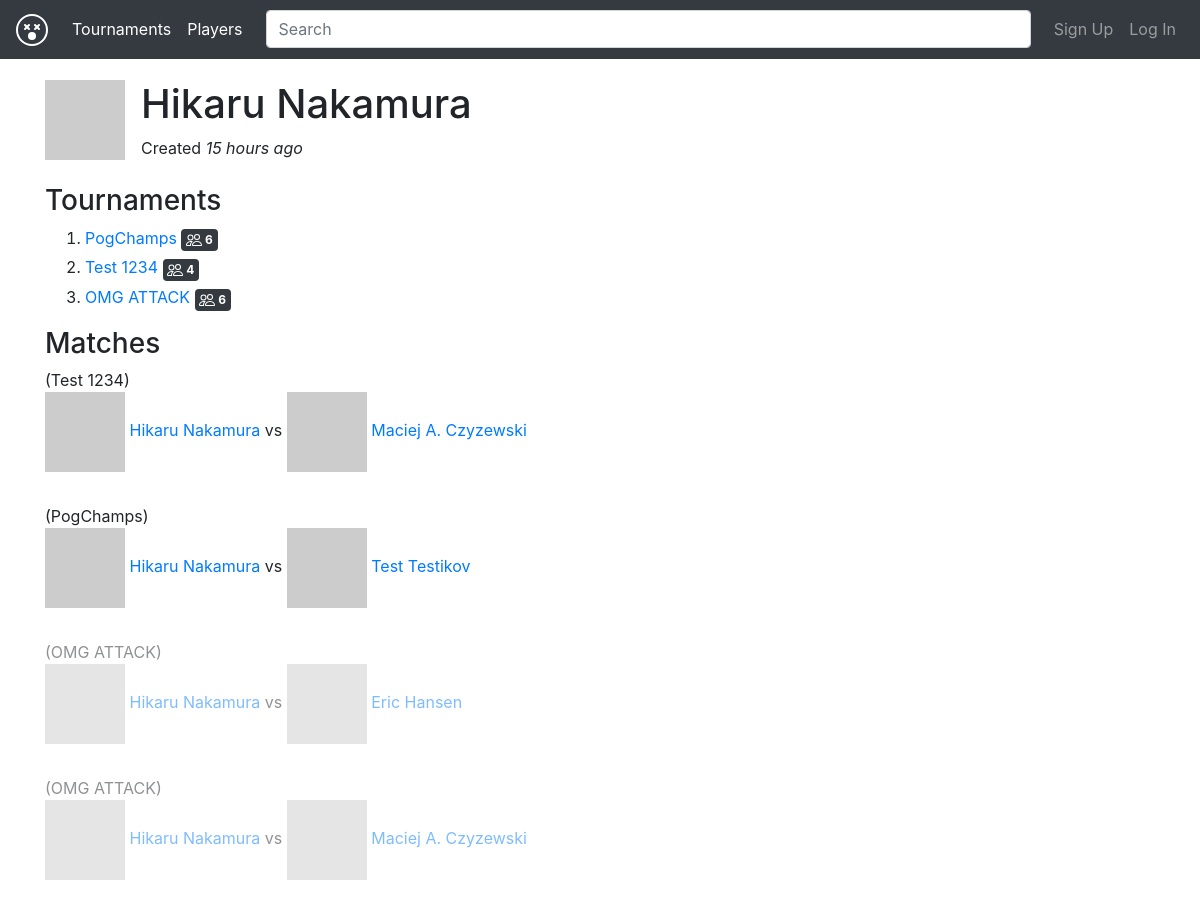
The app's page /profile/3, older data.
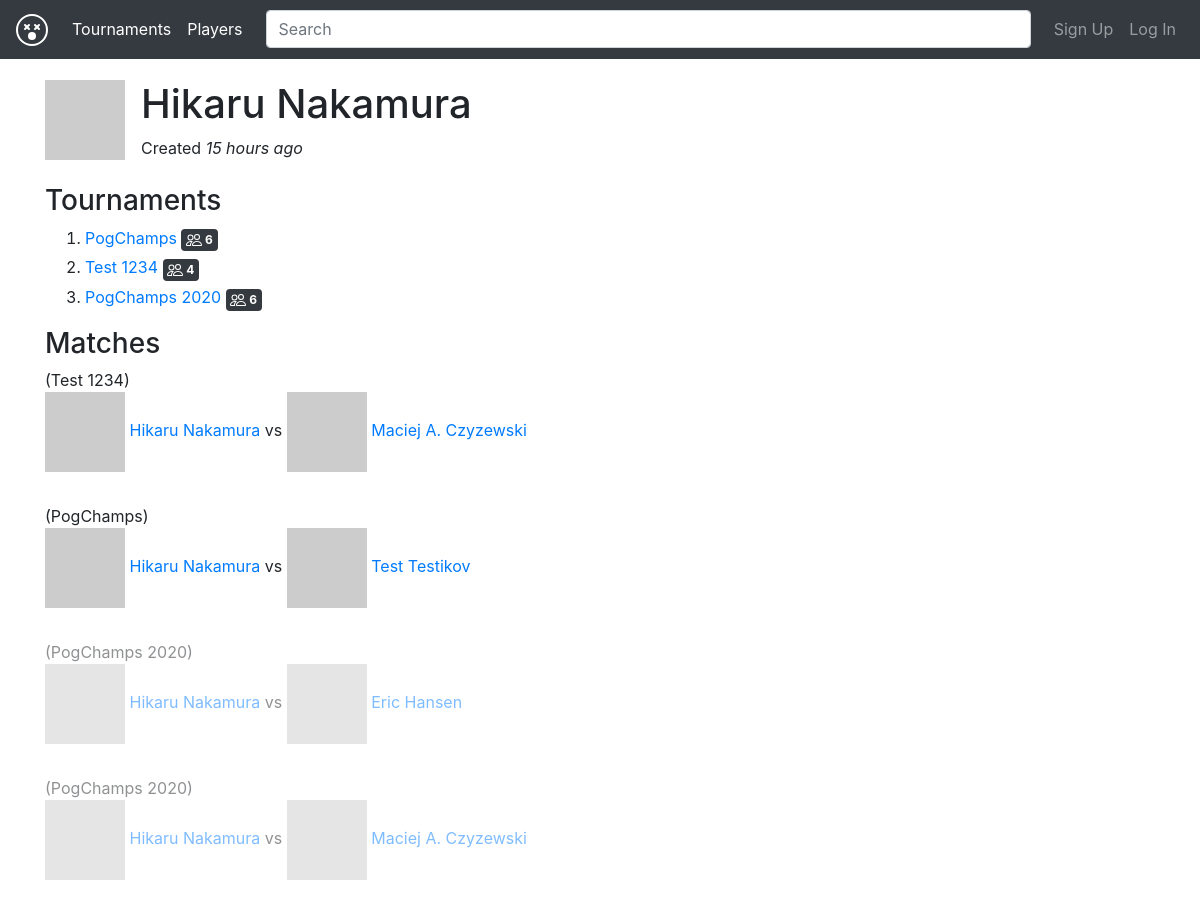
The same page, newer data.
### app/models.py (models this page shows, shortened)
class User(db.Model):
    __tablename__ = "user"
    id = db.Column(db.Integer, primary_key=True)
    email = db.Column(db.String(120), unique=True, nullable=False)
    password_hash = db.Column(db.String(128), nullable=False)
    name = db.Column(db.String(120), nullable=False)
    verified = db.Column(db.Boolean, default=False)
    recovery = db.Column(db.String(120))
    date_created = db.Column(db.DateTime, default=datetime.datetime.utcnow)
    tiers = db.relationship('Tier', backref=db.backref('user', lazy=True))
    matches = db.relationship("Match",
                              secondary=association_table,
                              backref="users")
    tournaments = db.relationship('Tournament',
                            backref=db.backref('owner', lazy=True))
    def get_avatar(self, size=40):
        gravatar_url = "https://www.gravatar.com/avatar/" + hashlib.md5(
            self.email.lower().encode('utf-8')).hexdigest() + "?"
        gravatar_url += urllib.parse.urlencode({'s': str(size)})
        return gravatar_url
    def get_member(self):
        return arrow.get(self.date_created).humanize()
    @staticmethod
    def verify_auth_token(token):
        s = Serializer(SECRET_KEY)
        try:
            data = s.loads(token)
        except SignatureExpired:
            return None  # valid token, but expired
        except BadSignature:
            return None  # invalid token
        user = (User.query.filter(User.id == data["user_id"]).first())
        return user

class Tier(db.Model):
    __tablename__ = "tier"
    id = db.Column(db.Integer, primary_key=True)
    user_id = db.Column(db.Integer, db.ForeignKey('user.id'))
    tournament_id = db.Column(db.Integer, db.ForeignKey('tournament.id'))
    date_created = db.Column(db.DateTime, default=datetime.datetime.utcnow)
    license = db.Column(db.String(120), nullable=False)
    rating = db.Column(db.Integer, nullable=False)
    def get_tournament(self):
        return Tournament.query.filter(Tournament.id == self.tournament_id).first()

class Tournament(db.Model):
    __tablename__ = "tournament"
    id = db.Column(db.Integer, primary_key=True)
    owner_id = db.Column(db.Integer, db.ForeignKey('user.id'))
    title = db.Column(db.String(120), unique=True, nullable=False)
    date_start = db.Column(db.DateTime, nullable=False)
    date_deadline = db.Column(db.DateTime, nullable=False)
    date_created = db.Column(db.DateTime, default=datetime.datetime.utcnow)
    location = db.Column(db.String(120))
    max_users = db.Column(db.Integer, nullable=False)
    readme = db.Column(db.Text)
    ladder = db.Column(db.Text)  # ID match-y jako drzewo [0 [1]]
    tiers = db.relationship('Tier',
                            backref=db.backref('tournament', lazy=True),
                            order_by='Tier.date_created', lazy='dynamic')
    matches = db.relationship('Match',
                              backref=db.backref('tournament', lazy=True))

class Match(db.Model):
    __tablename__ = "match"
    id = db.Column(db.Integer, primary_key=True)
    match_id = db.Column(db.Integer, nullable=False)
    next_match_id = db.Column(db.Integer)
    flag = db.Column(db.Integer, nullable=False)
    tournament_id = db.Column(db.Integer, db.ForeignKey('tournament.id'))
    user_id_1 = db.Column(db.Integer, db.ForeignKey('user.id'))
    user_id_2 = db.Column(db.Integer, db.ForeignKey('user.id'))
    results = db.Column(db.Text)
    results_by_user_id_1 = db.Column(db.Text)
    results_by_user_id_2 = db.Column(db.Text)
    def get_user_1(self):
        if self.user_id_1:
            return User.query.filter(User.id == self.user_id_1).first()
        else:
            return None
    def get_user_2(self):
        if self.user_id_2:
            return User.query.filter(User.id == self.user_id_2).first()
        else:
            return None
    def get_tournament(self):
        return Tournament.query.filter(Tournament.id == self.tournament_id).first()

### app/routes_user.py (the view)
@bp.route('/profile/<idx>')
def profile(idx):
    from app.models import User
    user = (User.query.filter(User.id == idx).first())
    from app.models import Match
    matches = (Match.query.filter(Match.user_id_1 == idx).all()) + (Match.query.filter(Match.user_id_2 == idx).all())
    tiers = user.tiers
    return render_template('profile.html', user=user, matches=matches,
            tiers=tiers)

### app/action/user.py (called while the page is built)
def user_instance_from_token(s, auth_token):
    user = User.verify_auth_token(auth_token)
    if user is None:
        raise ErrAuthNotExists()
    if user.verified is False:
        raise ErrNotVerified()
    return user

### app/log.py (called while the page is built)
def xprint(*args, **kwargs):
    _print("\033[94m" + " ".join(map(str, args)) + "\033[0m", **kwargs)

### app/routes_user.py (called while the page is built)
@bp.context_processor
def utility_processor():
    def current_user():
        try:
            print("[AUTH]")
            auth_token = request.cookies.get('auth_token')
            return app.action.user.user_instance_from_token(app_cls, auth_token)
        except:
            return None
    return dict(current_user=current_user)

### app/templates/profile.html (shortened to what this page needs)
{% extends "layout.html" %}
{% block content %}
<div class="media">
  <img src="{{ user.get_avatar(size=120) }}" class="mr-3" />
  <div class="media-body">
    <h1 class="mt-0">{{ user.name }}</h1>
    <span>Created <i>{{ user.get_member() }}</i></span>
   </div>
</div>
<br>
<h3>Tournaments</h3>
<ol>
{% for tier in tiers %}
<li>
    <div class="mb-1">
        <a href="/tournament_display/{{ tier.get_tournament().id }}">{{ tier.get_tournament().title }}</a>
        <span class="badge badge-dark badge-secondary">
            <img class="bi glyphicon" src="/assets/people.svg">
            <span class="bi-inline">{{ tier.get_tournament().max_users }}</span>
        </span>
    </div>
</li>
{% else %}
none tournaments to play!
{% endfor %}
</ol>
<h3>Matches</h3>
{% for match in matches %}
{% if match.get_user_1() is not none and match.get_user_2() is not none and
match.tournament_id is not none  %}
{% if match.results is not none %}
<div class="mb-2" style="opacity:0.5">
{% else %}
<div class="mb-2">
{% endif %}
<div>
({{ match.get_tournament().title }})
</div>
<img src="{{ match.get_user_1().get_avatar() }}" />
<a href="/profile/{{ match.get_user_1().id }}">{{ match.get_user_1().name }}</a>
vs
<img src="{{ match.get_user_2().get_avatar() }}" />
<a href="/profile/{{ match.get_user_2().id }}">{{ match.get_user_2().name }}</a>
</div>
<br>
{% endif %}
{% else %}
none matches to play!
{% endfor %}
{% endblock %}

### app/templates/layout.html (shortened to what this page needs)
<!DOCTYPE html>
<html>
<head>
    <link rel="stylesheet" href="https://stackpath.bootstrapcdn.com/bootstrap/4.5.0/css/bootstrap.min.css">
    <link rel="stylesheet" href="https://cdn.jsdelivr.net/npm/flatpickr/dist/flatpickr.min.css">
    <link rel="stylesheet" href="/core/jquery.bracket.min.css">
    <link rel="stylesheet" href="https://unpkg.com/leaflet@1.6.0/dist/leaflet.css"
/>
</head>
<body>
    <nav class="navbar navbar-expand-md navbar-dark bg-dark fixed-top">
        <a class="navbar-brand" href="#">
            <img class="bi" src="/assets/emoji-dizzy.svg" alt="" width="32" height="32" title="Bootstrap">
        </a>
        <div class="collapse navbar-collapse" id="navbarsExampleDefault">
            <ul class="navbar-nav mr-auto">
                <li class="nav-item active">
                    <a class="nav-link" href="/">Tournaments</a>
                </li>
                <li class="nav-item active">
                    <a class="nav-link" href="/players">Players</a>
                </li>
            </ul>
            <form class="my-2 my-lg-0 col" action="/search">
                <input class="form-control mr-sm-2" type="text" name="query" placeholder="Search" aria-label="Search">
            </form>
            <ul class="navbar-nav ml-auto">
                {% if current_user() %}
                <li class="nav-item dropdown">
                    <a class="nav-link dropdown-toggle" href="#" id="dropdown02" data-toggle="dropdown" aria-haspopup="true" aria-expanded="false"><img class="bi" src="/assets/flag-fill.svg" alt="" width="32" height="32" title="Bootstrap"></a>
                    <div class="dropdown-menu dropdown-menu-right" aria-labelledby="dropdown02">
                        <a class="dropdown-item" href="/new_result">New result</a>
                        <a class="dropdown-item" href="/new_tournament">New tournament</a>
                    </div>
                </li>
                <li class="nav-item dropdown">
                    <a class="nav-link dropdown-toggle" href="#" id="dropdown01" data-toggle="dropdown" aria-haspopup="true" aria-expanded="false"><img src="{{
                                               current_user().get_avatar(size=32) }}" /></a>
                    <div class="dropdown-menu dropdown-menu-right" aria-labelledby="dropdown01">
                        <h6 class="dropdown-header">
                            Signed in as
                        </h6>
                        <span class="dropdown-item disabled"><b>{{ current_user().name
                                }}</b></span>
                        <hr>
                        <a class="dropdown-item" href="/profile/{{
                            current_user().id }}">Your profile</a>
                        <a class="dropdown-item" href="/logout">Logout</a>
                    </div>
                </li>
                {% else %}
                <li class="nav-item">
                    <a class="nav-link" href="/signup">Sign Up</a>
                </li>
                <li class="nav-item">
                    <a class="nav-link" href="/login">Log In</a>
                </li>
                {% endif %}
            </ul>
        </div>
    </nav>
    <main role="main" class="container">
        {% block content %}{% endblock %}
    </main>
</body>
</html>

### app/templates/layout.html (style rules this page uses)
body { padding-top: 5rem; }
img.bi { filter: invert(1); }
.bi-inline { display: inline-block; vertical-align: middle; }

Row changes from the older to the newer data that the page shows:
no longer on this page (row edited): Match: get_tournament "OMG ATTACK", get_user_1 "Hikaru Nakamura", get_user_2 "Eric Hansen"
no longer on this page (row edited): Match: get_tournament "OMG ATTACK", get_user_1 "Hikaru Nakamura", get_user_2 "Maciej A. Czyzewski"
changed through a linked row, Tier: get_tournament "OMG ATTACK" → "PogChamps 2020"
added Match: get_tournament "PogChamps 2020", get_user_1 "Hikaru Nakamura", get_user_2 "Eric Hansen"
added Match: get_tournament "PogChamps 2020", get_user_1 "Hikaru Nakamura", get_user_2 "Maciej A. Czyzewski"
